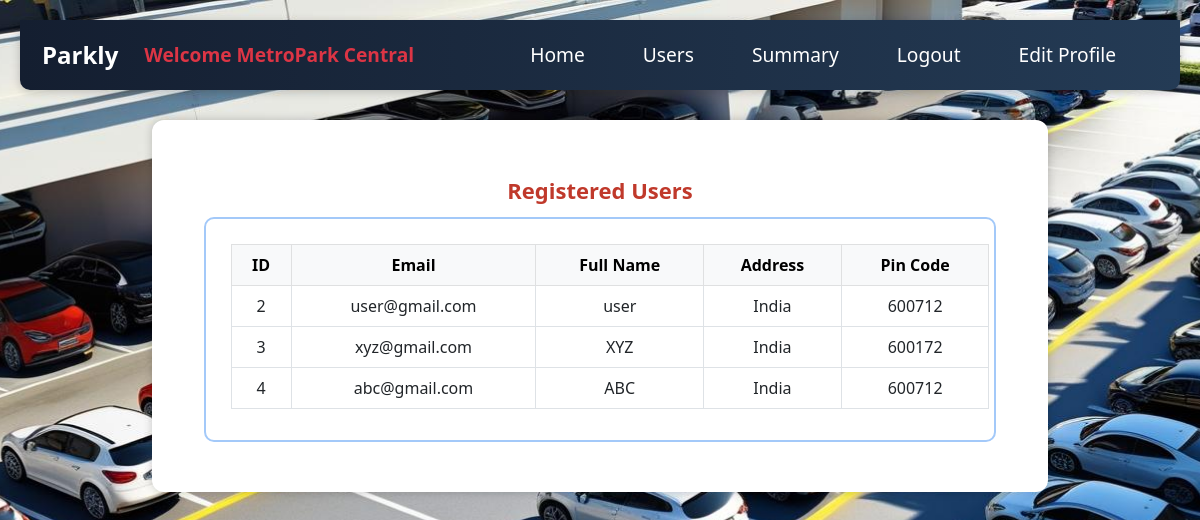
The page /admin/MetroPark Central/users (signed in) on the database its author committed.
### backend/models.py (models this page shows)
class User(db.Model,UserMixin):
    __tablename__="user"
    id=db.Column(db.Integer,primary_key=True)
    email=db.Column(db.String,unique=True,nullable=False)
    password=db.Column(db.String,nullable=False)
    role=db.Column(db.Integer,default=1)
    full_name=db.Column(db.String,nullable=False)
    address=db.Column(db.String,nullable=False)
    pin_code=db.Column(db.Integer,nullable=False)
    reservations=db.relationship("Reservation",cascade="all,delete",backref="user",lazy=True) #user can access their all reservation

### backend/controllers.py (the view)
@app.route("/admin/<name>/users")
@login_required
def admin_users(name):
    users = User.query.all()
    return render_template("users.html", name=name, users=users)

### backend/controllers.py (called while the page is built)
@login_manager.user_loader
def load_user(user_id):
    return User.query.get(int(user_id))

### templates/users.html
{% extends "admin_layout.html" %}
{% block content %}
<div class="main-content">
<div class="container mt-4">
    <div class="dashboard-title">Registered Users</div>
    <div class="box">
        <table class="table table-bordered text-center">
            <thead class="table-light">
                <tr>
                    <th>ID</th>
                    <th>Email</th>
                    <th>Full Name</th>
                    <th>Address</th>
                    <th>Pin Code</th>
                </tr>
            </thead>
            <tbody>
                {% for user in users %}
                    {% if user.email != "admin@iitm.ac.in" %}
                    <tr>
                        <td>{{ user.id }}</td>
                        <td>{{ user.email }}</td>
                        <td>{{ user.full_name }}</td>
                        <td>{{ user.address }}</td>
                        <td>{{ user.pin_code }}</td>
                    </tr>
                    {% endif %}
                {% endfor %}
            </tbody>
        </table>
    </div>
</div>
</div>
{% endblock %}

### static/styles/main.css (style rules this page uses)
* { margin: 10px; padding: 0; box-sizing: border-box; }
body { font-family: Arial, sans-serif; }

### static/styles/admin.css (style rules this page uses)
.admin-dashboard { background: url('/static/images/parking-bg3.jpg') no-repeat center center fixed; background-size: cover; min-height: 100vh; }
.admin-dashboard .main-content { background-color: white; padding: 30px; border-radius: 12px; margin: 30px auto; width: 95%; box-shadow: 0 0 10px rgba(0, 0, 0, 0.2); }
.admin-dashboard .dashboard-title { font-size: 22px; color: #c0392b; font-weight: bold; text-align: center; margin-top: 10px; }
.admin-dashboard .box { border: 2px solid #a3c9f9; border-radius: 10px; padding: 15px; margin-bottom: 20px; }

### rows shown on the page
User: id "2", email "user@gmail.com", full_name "user", address "India", pin_code "600712"
User: id "3", email "xyz@gmail.com", full_name "XYZ", address "India", pin_code "600172"
User: id "4", email "abc@gmail.com", full_name "ABC", address "India", pin_code "600712"

### other values the page prints
{{ name }} "MetroPark Central"
